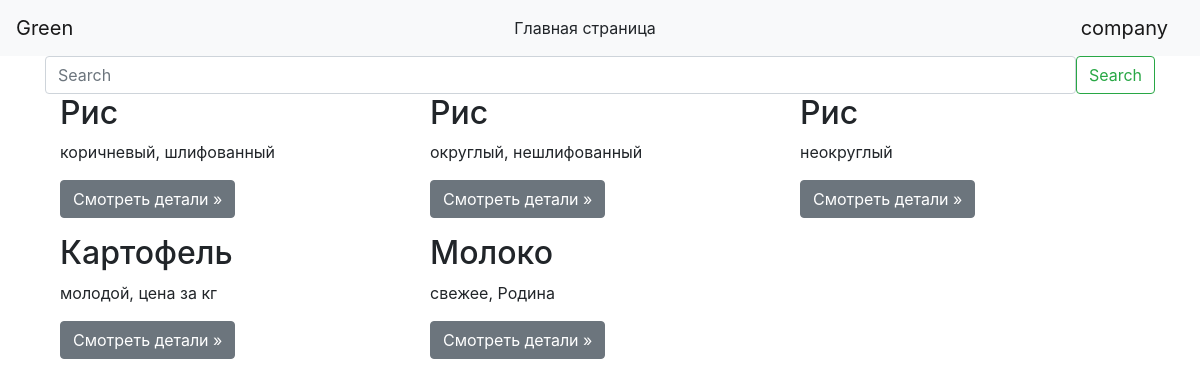
Screenshot of /main_page (signed in) with the database file from the repository.
### data/users.py (models this page shows, shortened)
class User(SqlAlchemyBase, UserMixin, SerializerMixin):
    __tablename__ = 'users'
    id = sqlalchemy.Column(sqlalchemy.Integer,
                           primary_key=True, autoincrement=True)
    login = sqlalchemy.Column(sqlalchemy.String, nullable=True)
    email = sqlalchemy.Column(sqlalchemy.String,
                              index=True, unique=True, nullable=True)
    hashed_password = sqlalchemy.Column(sqlalchemy.String, nullable=True)
    created_date = sqlalchemy.Column(sqlalchemy.DateTime,
                                     default=datetime.datetime.now)
    is_company = sqlalchemy.Column(sqlalchemy.Boolean)

### data/product.py (models this page shows)
class Products(SqlAlchemyBase):
    __tablename__ = 'products'
    id = sqlalchemy.Column(sqlalchemy.Integer,
                           primary_key=True, autoincrement=True)
    title = sqlalchemy.Column(sqlalchemy.String, nullable=True)
    description = sqlalchemy.Column(sqlalchemy.String, nullable=True)
    city = sqlalchemy.Column(sqlalchemy.String, nullable=True)
    price = sqlalchemy.Column(sqlalchemy.Float, nullable=True)
    created_date = sqlalchemy.Column(sqlalchemy.String, nullable=False)
    company_id = sqlalchemy.Column(sqlalchemy.Integer,
                                   sqlalchemy.ForeignKey("users.id"))
    company = orm.relation('User')

### main.py (the view)
@app.route('/')
@app.route('/main_page')
def main_page():
    search = request.args.get('search')
    db_sess = db_session.create_session()
    if search:
        products = db_sess.query(Products).filter(Products.title.contains(search) |
                                                  Products.description.contains(search) |
                                                  Products.price.contains(search))
    else:
        products = db_sess.query(Products)
    return render_template('main_page.html', products=products)

### data/db_session.py (called while the page is built)
def create_session() -> Session:
    global __factory
    return __factory()

### main.py (called while the page is built)
@login_manager.user_loader
def load_user(user_id):
    db_sess = db_session.create_session()
    return db_sess.query(User).get(user_id)

### templates/main_page.html
{% extends "base.html" %}
{% block content %}
<form method="GET" class="d-flex">
    <input class="form-control me-2" type="search" placeholder="Search" name="search" aria-label="Search">
    <button class="btn btn-outline-success" type="submit">Search</button>
</form>
<div class="container">
    <div class="row">
        {% for i in products %}
        <div class="col-md-4">
            <h2>{{ i.title }}</h2>
            <p> {{ i.description }} </p>
            <p><a class="btn btn-secondary" href="/products/{{ i.id }}" role="button">Смотреть детали &raquo;</a></p>
        </div>
        {% endfor %}
    </div>
</div>
{% endblock %}

### templates/base.html (shortened to what this page needs)
<!doctype html>
<html lang="en">
<head>
    <link rel="stylesheet"
          href="https://stackpath.bootstrapcdn.com/bootstrap/4.4.1/css/bootstrap.min.css"
>
</head>
<body>
<header>
    <nav class="navbar navbar-light bg-light">
        <a class="navbar-brand" href="#">Green</a>
        {% if current_user.is_authenticated %}
        <a class="btn btn-light" href="/">Главная страница</a>
        <a class="navbar-brand" href="/profile/{{ current_user.id }}">{{ current_user.login }}</a>
        {% else %}
        <a class="btn btn-light" href="/">Главная страница</a>
        <p>
            <a class="btn btn-warning" href="/register">Зарегистрироваться</a>
            <a class="btn btn-success" href="/login">Войти</a>
        </p>
        {% endif %}
    </nav>
</header>
<main role="main" class="container">
    {% block content %}{% endblock %}
</main>
</body>
</html>

### rows the page displays
User: login "company"
Products: title "Рис", description "коричневый, шлифованный"
Products: title "Рис", description "округлый, нешлифованный"
Products: title "Рис", description "неокруглый"
Products: title "Картофель", description "молодой, цена за кг"
Products: title "Молоко", description "свежее, Родина"
